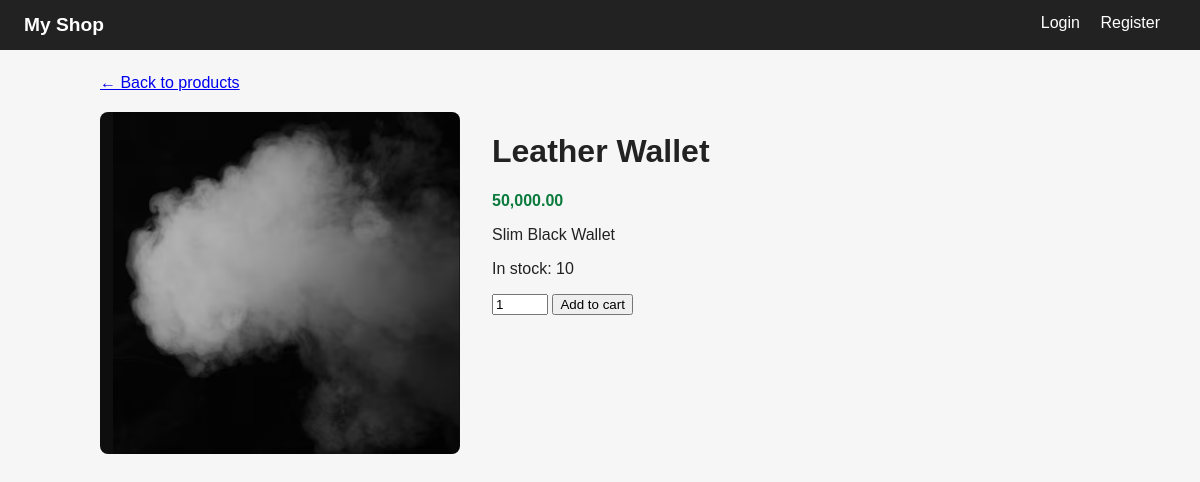
The app's page /products/2 with its own data.
### models.py (models this page shows)
class Product(SQLModel, table=True):
    id:Optional[int] = Field(default=None, primary_key=True)
    name:str
    description: str = ""
    price: float
    image: str = "placeholder.jpg"
    stock: int =10

### routers/products.py (the view)
@router.get ("/products/{product_id}")
def product_detail(
    product_id:int,
    request: Request,
    db: Session = Depends(get_db),
    user= Depends(get_optional_user),
    ):
    product = db.get(Product, product_id)
    if not product:
        raise HTTPException(status_code=404, detail="Product not found")
    return templates.TemplateResponse(
        request, "product_detail.html", {"product":product, "user": user}
    )

### templates/product_detail.html (shortened to what this page needs)
{% extends "base.html" %}
{% block content %}
<a href="/">&larr; Back to products</a>
<div class="detail">
  <img src="{{ url_for('static', path='images/' ~ product.image) }}" alt="{{ product.name }}">
  <div>
    <h1>{{ product.name }}</h1>
    <p class="price">{{ "{:,.2f}".format(product.price) }}</p>
    <p>{{ product.description }}</p>
    <p>In stock: {{ product.stock }}</p>
    {% if product.stock > 0 %}
    <form action="/cart/add/{{ product.id }}" method="post">
      <input type="number" name="quantity" value="1" min="1" max="{{ product.stock }}">
      <button type="submit">Add to cart</button>
    </form>
    {% else %}
    <p><strong>Out of stock</strong></p>
    {% endif %}
  </div>
</div>
{% endblock %}

### static/css/style.css (style rules this page uses)
body { font-family: Arial, sans-serif; margin: 0; background: #f6f6f6; color: #222; }
.price { font-weight: bold; color: #0a7a3d; }
.detail { display: flex; gap: 32px; margin-top: 20px; flex-wrap: wrap; }
.detail img { width: 360px; max-width: 100%; border-radius: 8px; }

### records on screen
Product: image (placeholder picture), name "Leather Wallet", price "50,000.00", description "Slim Black Wallet", stock "10"
